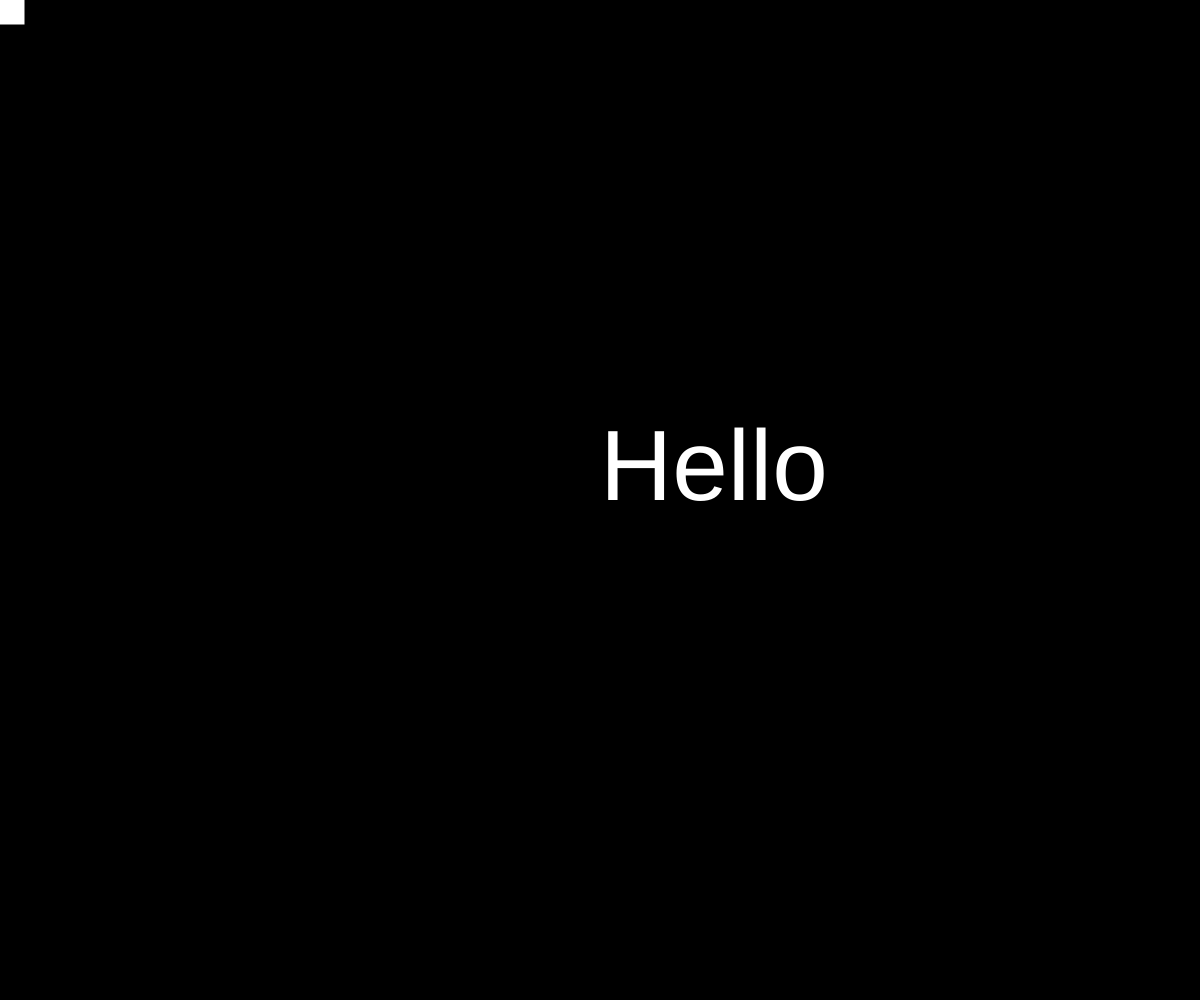
Frame 1 (no input)
Frame 60 (no input): identical to frame 1, image omitted
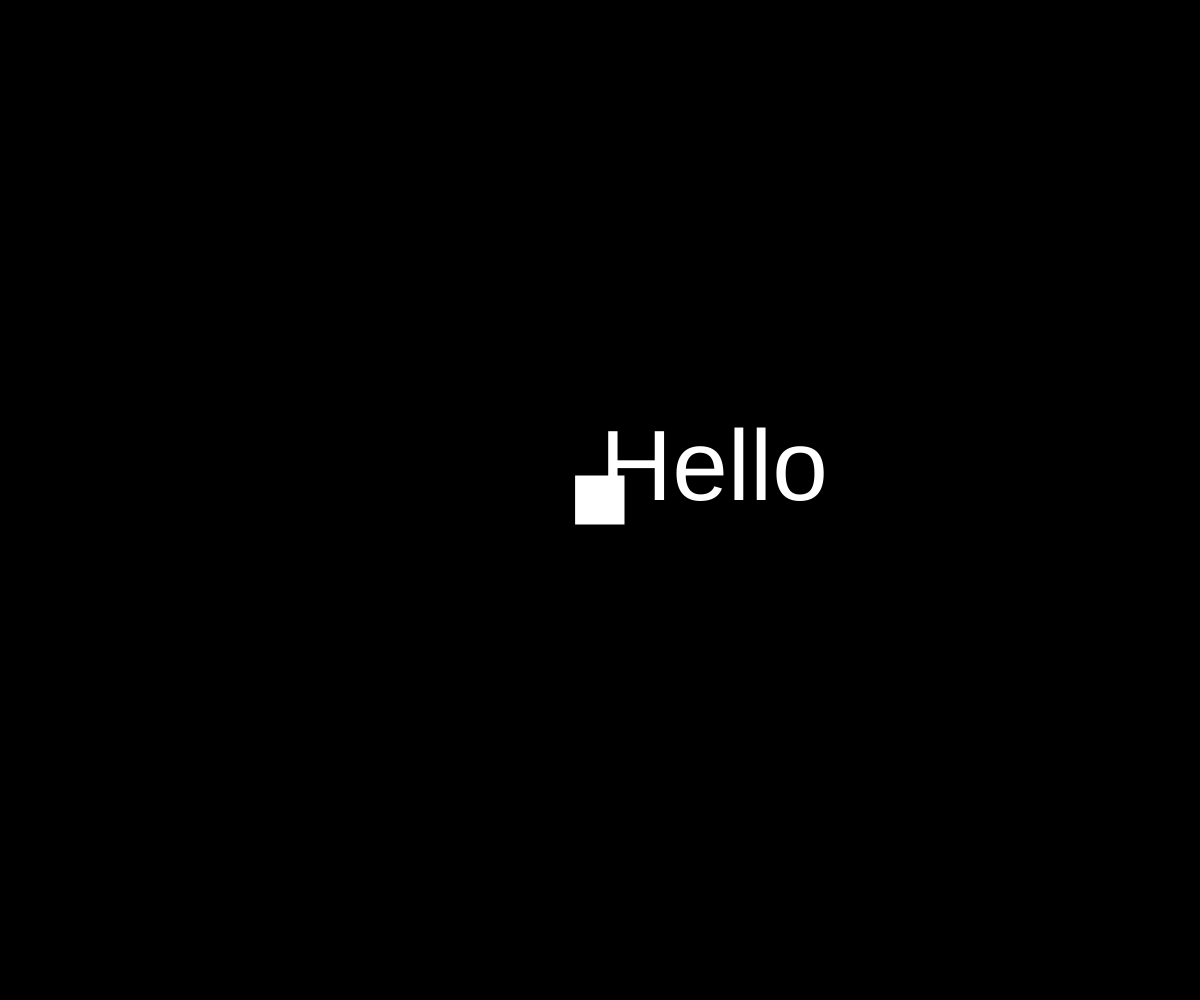
Frame 120 (the mouse pressed at the canvas centre since frame 60)

The p5.js sketch that drew these frames (run headless with seeded random() and noise() and a simulated clock; from frame 60 on, the mouse is pressed at the canvas centre):

// p5.js sketch
// ── sketch.js




function setup() {
  createCanvas(windowWidth, windowHeight);



}


function draw() {
  background("black");
  fill("white");
  

  
  rect(mouseX-25, mouseY-25, 50, 50);
  
  fill("white");
  textSize(100);
    text('Hello', windowWidth/2, windowHeight/2);
}

function hello(){
  
  
  
  
  
}
